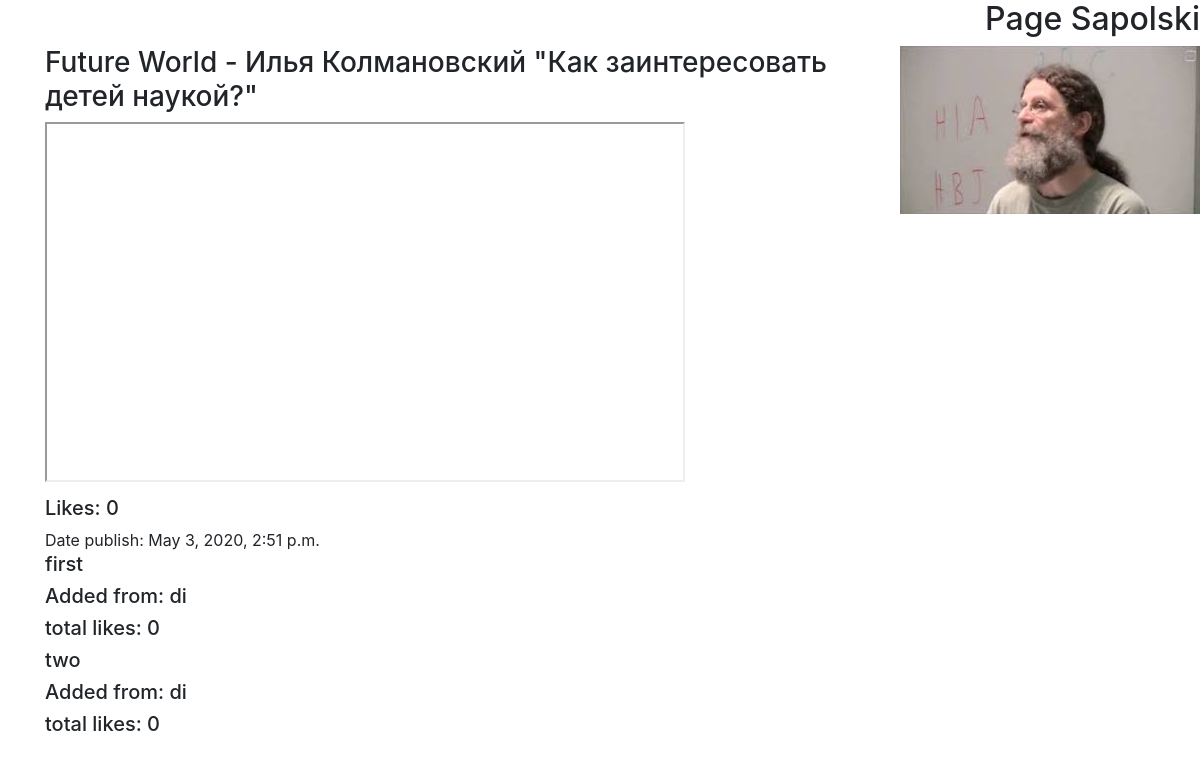
The app's page /, older data.
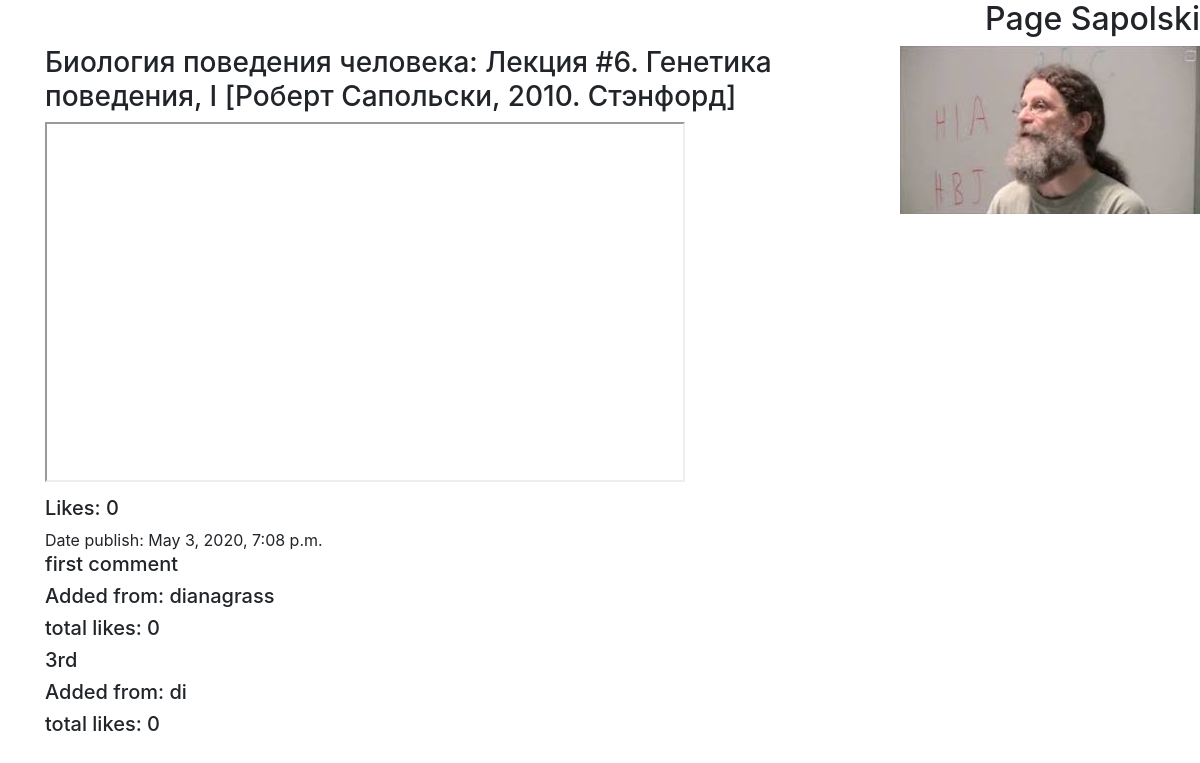
The same page, newer data.
### ajaxapp/models.py (models this page shows, shortened)
class Video(models.Model):
    url = models.URLField()
    title = models.CharField(max_length=100)
    slug = models.SlugField()
    descriptions = models.TextField()
    date = models.DateTimeField(auto_now_add=True)
    likes = models.PositiveIntegerField(default=0)

class Comment(models.Model):
    comment_video = models.ForeignKey(Video, on_delete=models.CASCADE)
    text = models.TextField()
    date = models.DateTimeField(auto_now_add=True)
    comment_user = models.ForeignKey(User, on_delete=models.CASCADE)
    likes = models.PositiveIntegerField(default=0)

### ajaxapp/views.py (the view)
# urls.py: path('', hello),
def hello(request):
    response = {'video': Video.objects.all()}
    return render(request, 'meet.html', response)

### ajaxapp/templates/meet.html (shortened to what this page needs)
{% load static %}
<!DOCTYPE html>
<html lang="en">
<head>
    <link rel="stylesheet" href="https://maxcdn.bootstrapcdn.com/bootstrap/4.4.1/css/bootstrap.min.css">
</head>
<body>
<h2 align="right" >Page Sapolski</h2>
<img align="right" src="{% static "media/robertsapolski.jpeg" %}">
<div class="container">
{% for v in video %}
    <h3>{{ v.title }}</h3>
    <iframe width="640" height="360" src="{{ v.url }}"></iframe>
    <h5 class="like_tag" id="{{ v.id }}"> Likes: {{ v.likes }}</h5>
    <h7>Date publish: {{ v.date }} </h7>
    {% for c in v.comment_set.all %}
        <h5>{{ c.text }}</h5>
        <h5>Added from: {{ c.comment_user.username }}</h5>
        <h5>total likes: {{ c.likes }}</h5>
    {% endfor %}
{% endfor %}
</div>
</body>
</html>

Row changes from the older to the newer data that the page shows:
removed Video: title "Future World - Илья Колмановский \"Как заинтересовать детей наукой?\"", likes "0", date "May 3, 2020, 2:51 p.m."
removed Comment: text "first", comment_user.username "di", likes "0", shown under "Future World - Илья Колмановский \"Как заинтересовать детей наукой?\""
removed Comment: text "two", comment_user.username "di", likes "0", shown under "Future World - Илья Колмановский \"Как заинтересовать детей наукой?\""
added Video: title "Биология поведения человека: Лекция #6. Генетика поведения, I [Роберт Сапольски, 2010. Стэнфорд]", likes "0", date "May 3, 2020, 7:08 p.m."
added Comment: text "first comment", comment_user.username "dianagrass", likes "0"
added Comment: text "3rd", comment_user.username "di", likes "0"
